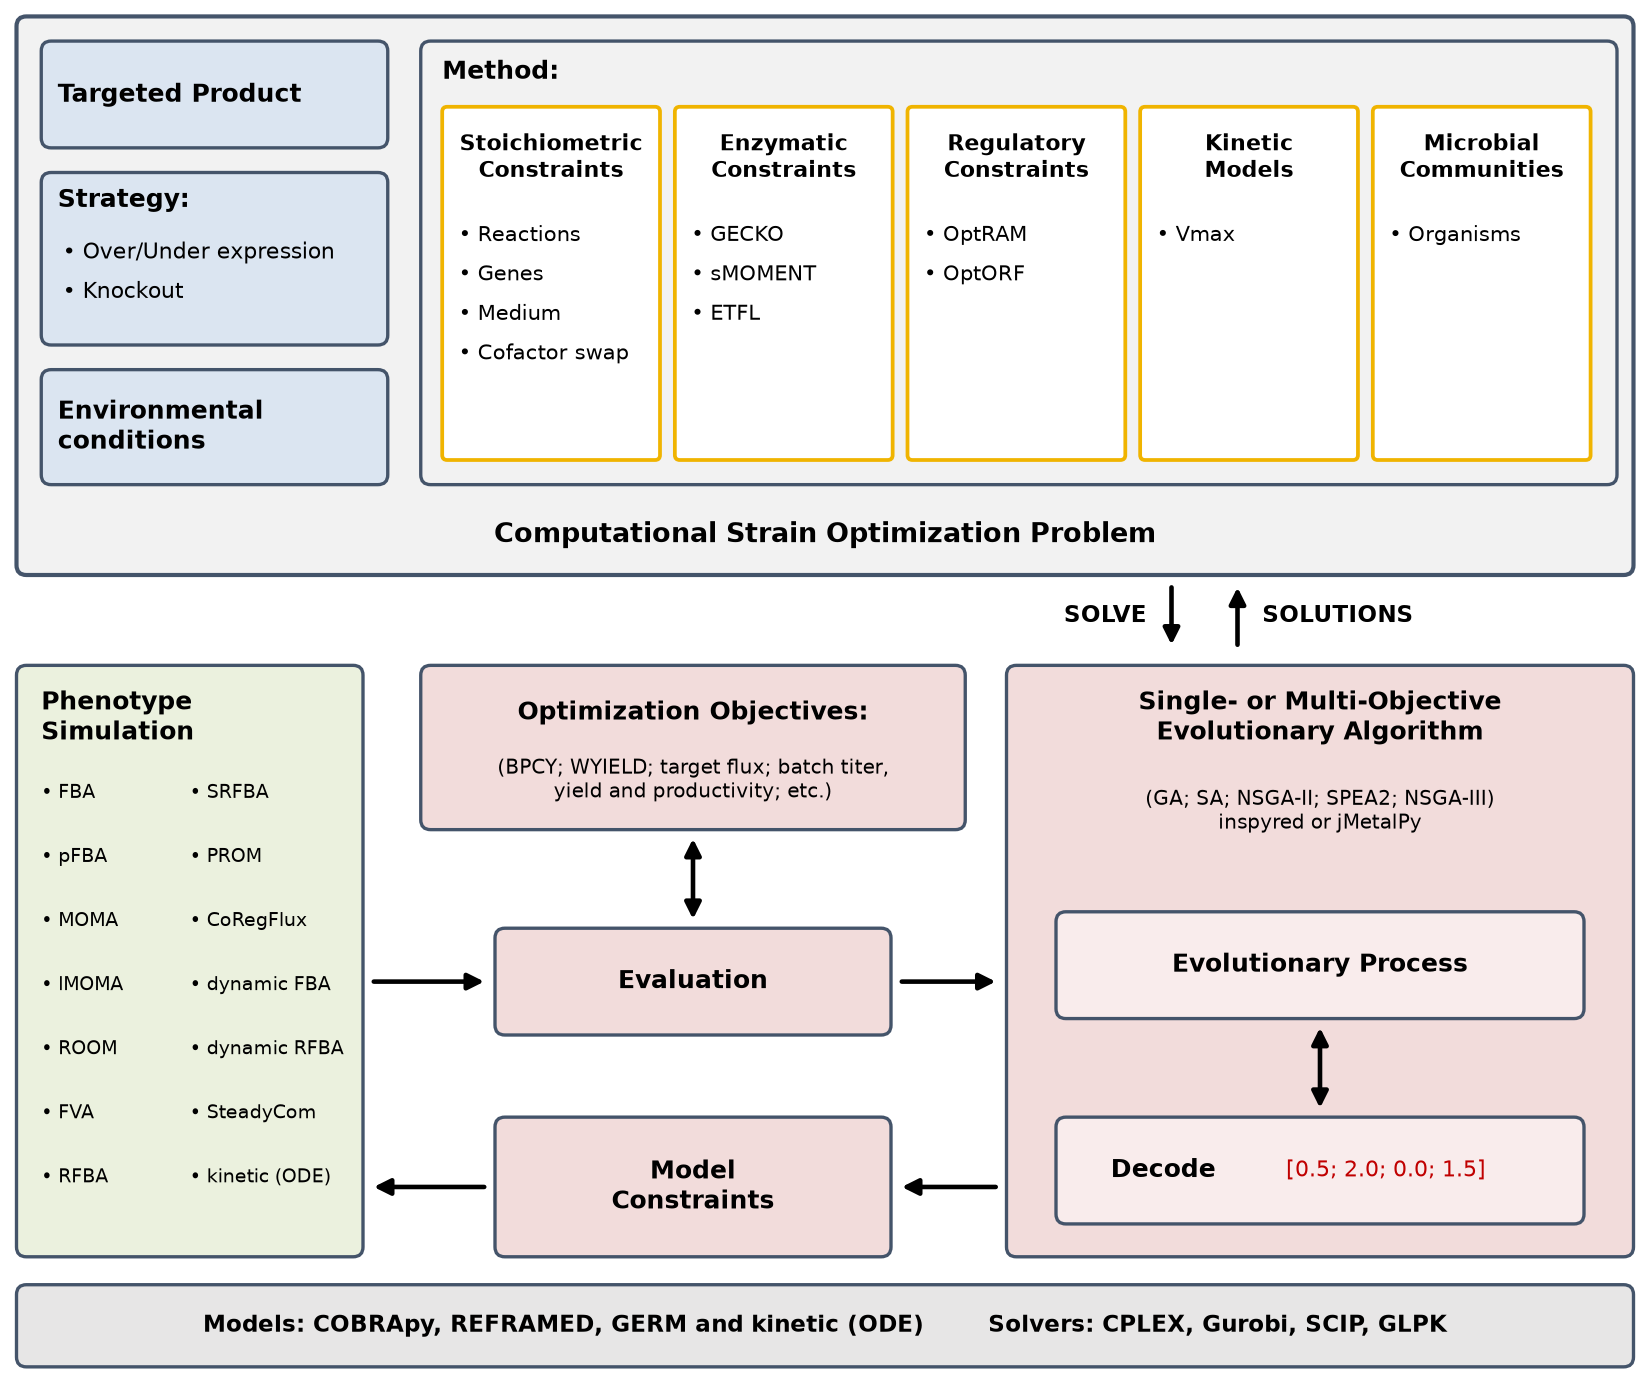

Here is the Python script that generated this plot:
# Copyright (C) 2026 Vitor Pereira

# This program is free software: you can redistribute it and/or modify
# it under the terms of the GNU General Public License as published by
# the Free Software Foundation, either version 3 of the License, or
# (at your option) any later version.

# This program is distributed in the hope that it will be useful,
# but WITHOUT ANY WARRANTY; without even the implied warranty of
# MERCHANTABILITY or FITNESS FOR A PARTICULAR PURPOSE.  See the
# GNU General Public License for more details.

# You should have received a copy of the GNU General Public License
# along with this program. If not, see <http://www.gnu.org/licenses/>.
"""Draws the architecture figure of the documentation, docs/mewpy-arch.png.

Run from the repository root: python docs/mewpy-arch.py
"""
from pathlib import Path

import matplotlib

matplotlib.use("Agg")
import matplotlib.pyplot as plt  # noqa: E402
from matplotlib.patches import FancyArrowPatch, FancyBboxPatch  # noqa: E402

EDGE = "#44546a"
PROBLEM_BG, PROBLEM_BOX = "#f2f2f2", "#dbe5f1"
METHOD_EDGE = "#f0b400"
SIMULATION_BG = "#ebf1de"
EA_BG, EA_BOX = "#f2dcdb", "#f9ecec"
BASE_BG = "#e7e6e6"

METHODS = [
    ("Stoichiometric\nConstraints", ["Reactions", "Genes", "Medium", "Cofactor swap"]),
    ("Enzymatic\nConstraints", ["GECKO", "sMOMENT", "ETFL"]),
    ("Regulatory\nConstraints", ["OptRAM", "OptORF"]),
    ("Kinetic\nModels", ["Vmax"]),
    ("Microbial\nCommunities", ["Organisms"]),
]
SIMULATION = [
    "FBA",
    "pFBA",
    "MOMA",
    "lMOMA",
    "ROOM",
    "FVA",
    "RFBA",
    "SRFBA",
    "PROM",
    "CoRegFlux",
    "dynamic FBA",
    "dynamic RFBA",
    "SteadyCom",
    "kinetic (ODE)",
]


def box(ax, x, y, w, h, color, edge=EDGE, lw=1.6, radius=0.6):
    ax.add_patch(
        FancyBboxPatch(
            (x, y), w, h, boxstyle="round,pad=0,rounding_size=%s" % radius, facecolor=color, edgecolor=edge, lw=lw
        )
    )


def arrow(ax, start, end, both=False):
    style = "<|-|>" if both else "-|>"
    ax.add_patch(FancyArrowPatch(start, end, arrowstyle=style, mutation_scale=16, lw=2.2, color="black"))


def bullets(ax, x, y, items, size=10.5, step=2.4):
    for i, item in enumerate(items):
        ax.text(x, y - i * step, "• " + item, fontsize=size, va="top")


def draw(path):
    fig = plt.figure(figsize=(11, 9.2), dpi=150)
    ax = fig.add_axes([0, 0, 1, 1])
    ax.set_xlim(0, 100)
    ax.set_ylim(0, 84)
    ax.axis("off")

    # the optimization problem
    box(ax, 1, 49, 98, 34, PROBLEM_BG, lw=2)
    ax.text(50, 51, "Computational Strain Optimization Problem", ha="center", fontsize=13, weight="bold")
    box(ax, 2.5, 75, 21, 6.5, PROBLEM_BOX)
    ax.text(3.5, 78.2, "Targeted Product", fontsize=12, weight="bold", va="center")
    box(ax, 2.5, 63, 21, 10.5, PROBLEM_BOX)
    ax.text(3.5, 71.8, "Strategy:", fontsize=12, weight="bold", va="center")
    bullets(ax, 3.8, 69.3, ["Over/Under expression", "Knockout"])
    box(ax, 2.5, 54.5, 21, 7, PROBLEM_BOX)
    ax.text(3.5, 58, "Environmental\nconditions", fontsize=12, weight="bold", va="center")

    box(ax, 25.5, 54.5, 72.5, 27, PROBLEM_BG)
    ax.text(26.8, 79.6, "Method:", fontsize=12, weight="bold", va="center")
    width, gap, left = 13.2, 0.9, 26.8
    for i, (title, items) in enumerate(METHODS):
        x = left + i * (width + gap)
        box(ax, x, 56, width, 21.5, "white", edge=METHOD_EDGE, lw=1.8, radius=0.3)
        ax.text(x + width / 2, 74.4, title, ha="center", va="center", fontsize=10.5, weight="bold")
        bullets(ax, x + 1, 70.3, items, size=10)

    # solving the problem
    arrow(ax, (71, 48.5), (71, 44.5))
    ax.text(69.5, 46.5, "SOLVE", ha="right", va="center", fontsize=11, weight="bold")
    arrow(ax, (75, 44.5), (75, 48.5))
    ax.text(76.5, 46.5, "SOLUTIONS", ha="left", va="center", fontsize=11, weight="bold")

    # phenotype simulation
    box(ax, 1, 7.5, 21, 36, SIMULATION_BG)
    ax.text(2.5, 40.3, "Phenotype\nSimulation", fontsize=12, weight="bold", va="center")
    half = (len(SIMULATION) + 1) // 2
    bullets(ax, 2.5, 36.3, SIMULATION[:half], size=9, step=3.9)
    bullets(ax, 11.5, 36.3, SIMULATION[half:], size=9, step=3.9)

    # evaluation
    box(ax, 25.5, 33.5, 33, 10, EA_BG)
    ax.text(42, 40.6, "Optimization Objectives:", ha="center", va="center", fontsize=12, weight="bold")
    ax.text(
        42,
        36.5,
        "(BPCY; WYIELD; target flux; batch titer,\nyield and productivity; etc.)",
        ha="center",
        va="center",
        fontsize=9.5,
    )
    box(ax, 30, 21, 24, 6.5, EA_BG)
    ax.text(42, 24.25, "Evaluation", ha="center", va="center", fontsize=12, weight="bold")
    box(ax, 30, 7.5, 24, 8.5, EA_BG)
    ax.text(42, 11.75, "Model\nConstraints", ha="center", va="center", fontsize=12, weight="bold")
    arrow(ax, (42, 27.8), (42, 33.2), both=True)

    # the evolutionary algorithm
    box(ax, 61, 7.5, 38, 36, EA_BG)
    ax.text(
        80,
        40.3,
        "Single- or Multi-Objective\nEvolutionary Algorithm",
        ha="center",
        va="center",
        fontsize=12,
        weight="bold",
    )
    ax.text(
        80, 34.6, "(GA; SA; NSGA-II; SPEA2; NSGA-III)\ninspyred or jMetalPy", ha="center", va="center", fontsize=9.5
    )
    box(ax, 64, 22, 32, 6.5, EA_BOX)
    ax.text(80, 25.25, "Evolutionary Process", ha="center", va="center", fontsize=12, weight="bold")
    box(ax, 64, 9.5, 32, 6.5, EA_BOX)
    ax.text(70.5, 12.75, "Decode", ha="center", va="center", fontsize=12, weight="bold")
    ax.text(84, 12.75, "[0.5; 2.0; 0.0; 1.5]", ha="center", va="center", fontsize=10.5, color="#c00000")
    arrow(ax, (80, 16.3), (80, 21.7), both=True)

    # data flow between simulation, evaluation and the algorithm
    arrow(ax, (22.4, 24.25), (29.6, 24.25))
    arrow(ax, (54.4, 24.25), (60.6, 24.25))
    arrow(ax, (60.6, 11.75), (54.4, 11.75))
    arrow(ax, (29.6, 11.75), (22.4, 11.75))

    # models and solvers
    box(ax, 1, 0.8, 98, 5, BASE_BG)
    ax.text(
        50,
        3.3,
        "Models: COBRApy, REFRAMED, GERM and kinetic (ODE)        Solvers: CPLEX, Gurobi, SCIP, GLPK",
        ha="center",
        va="center",
        fontsize=11,
        weight="bold",
    )

    fig.savefig(path, dpi=150)
    plt.close(fig)


if __name__ == "__main__":
    draw(Path(__file__).with_name("mewpy-arch.png"))
